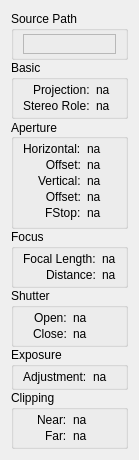
<?xml version="1.0" encoding="UTF-8"?>
<ui version="4.0">
 <class>UsdCameraObjectRollup</class>
 <widget class="QWidget" name="UsdCameraObjectRollup">
  <property name="geometry">
   <rect>
    <x>0</x>
    <y>0</y>
    <width>128</width>
    <height>449</height>
   </rect>
  </property>
  <property name="windowTitle">
   <string>Usd Camera</string>
  </property>
  <layout class="QGridLayout" name="gridLayout">
   <property name="verticalSpacing">
    <number>0</number>
   </property>
   <item row="8" column="0">
    <widget class="QGroupBox" name="groupBox_5">
     <property name="title">
      <string>Exposure</string>
     </property>
     <property name="flat">
      <bool>true</bool>
     </property>
     <layout class="QGridLayout" name="gridLayout_5">
      <property name="topMargin">
       <number>3</number>
      </property>
      <property name="bottomMargin">
       <number>3</number>
      </property>
      <property name="verticalSpacing">
       <number>2</number>
      </property>
      <item row="0" column="1">
       <widget class="QLabel" name="ExposureValue">
        <property name="text">
         <string>na</string>
        </property>
       </widget>
      </item>
      <item row="0" column="0" alignment="Qt::AlignRight">
       <widget class="QLabel" name="Exposure">
        <property name="text">
         <string>Adjustment:</string>
        </property>
       </widget>
      </item>
     </layout>
    </widget>
   </item>
   <item row="7" column="0">
    <widget class="QGroupBox" name="groupBox_2">
     <property name="title">
      <string>Shutter</string>
     </property>
     <property name="flat">
      <bool>true</bool>
     </property>
     <layout class="QGridLayout" name="gridLayout_4">
      <property name="topMargin">
       <number>3</number>
      </property>
      <property name="bottomMargin">
       <number>3</number>
      </property>
      <property name="verticalSpacing">
       <number>2</number>
      </property>
      <item row="0" column="0" alignment="Qt::AlignRight">
       <widget class="QLabel" name="ShutterOpen">
        <property name="text">
         <string>Open:</string>
        </property>
       </widget>
      </item>
      <item row="0" column="1">
       <widget class="QLabel" name="ShutterOpenValue">
        <property name="text">
         <string>na</string>
        </property>
       </widget>
      </item>
      <item row="1" column="0" alignment="Qt::AlignRight">
       <widget class="QLabel" name="ShutterClose">
        <property name="text">
         <string>Close:</string>
        </property>
       </widget>
      </item>
      <item row="1" column="1">
       <widget class="QLabel" name="ShutterCloseValue">
        <property name="text">
         <string>na</string>
        </property>
       </widget>
      </item>
     </layout>
    </widget>
   </item>
   <item row="1" column="0">
    <widget class="QGroupBox" name="BasicGroup">
     <property name="title">
      <string>Basic</string>
     </property>
     <property name="flat">
      <bool>true</bool>
     </property>
     <layout class="QGridLayout" name="gridLayout_7">
      <property name="topMargin">
       <number>3</number>
      </property>
      <property name="bottomMargin">
       <number>3</number>
      </property>
      <property name="verticalSpacing">
       <number>2</number>
      </property>
      <item row="0" column="0" alignment="Qt::AlignRight">
       <widget class="QLabel" name="Projection">
        <property name="frameShape">
         <enum>QFrame::NoFrame</enum>
        </property>
        <property name="text">
         <string>Projection:</string>
        </property>
       </widget>
      </item>
      <item row="0" column="1">
       <widget class="QLabel" name="ProjectionValue">
        <property name="text">
         <string>na</string>
        </property>
       </widget>
      </item>
      <item row="1" column="0" alignment="Qt::AlignRight">
       <widget class="QLabel" name="StereoRole">
        <property name="text">
         <string>Stereo Role:</string>
        </property>
       </widget>
      </item>
      <item row="1" column="1">
       <widget class="QLabel" name="StereoRoleValue">
        <property name="text">
         <string>na</string>
        </property>
       </widget>
      </item>
     </layout>
    </widget>
   </item>
   <item row="5" column="0">
    <widget class="QGroupBox" name="groupBox">
     <property name="title">
      <string>Aperture</string>
     </property>
     <property name="alignment">
      <set>Qt::AlignLeading|Qt::AlignLeft|Qt::AlignVCenter</set>
     </property>
     <property name="flat">
      <bool>true</bool>
     </property>
     <layout class="QGridLayout" name="gridLayout_2">
      <property name="topMargin">
       <number>3</number>
      </property>
      <property name="bottomMargin">
       <number>6</number>
      </property>
      <property name="verticalSpacing">
       <number>2</number>
      </property>
      <item row="0" column="0" alignment="Qt::AlignRight">
       <widget class="QLabel" name="HorizontalAperture">
        <property name="text">
         <string>Horizontal:</string>
        </property>
       </widget>
      </item>
      <item row="0" column="1">
       <widget class="QLabel" name="HorizontalApertureValue">
        <property name="text">
         <string>na</string>
        </property>
       </widget>
      </item>
      <item row="1" column="0" alignment="Qt::AlignRight">
       <widget class="QLabel" name="HorizontalApertureOffset">
        <property name="text">
         <string>Offset:</string>
        </property>
        <property name="alignment">
         <set>Qt::AlignRight|Qt::AlignTrailing|Qt::AlignVCenter</set>
        </property>
       </widget>
      </item>
      <item row="1" column="1">
       <widget class="QLabel" name="HorizontalApertureOffsetValue">
        <property name="text">
         <string>na</string>
        </property>
       </widget>
      </item>
      <item row="2" column="0" alignment="Qt::AlignRight">
       <widget class="QLabel" name="VerticalAperture">
        <property name="text">
         <string>Vertical:</string>
        </property>
       </widget>
      </item>
      <item row="2" column="1">
       <widget class="QLabel" name="VerticalApertureValue">
        <property name="text">
         <string>na</string>
        </property>
       </widget>
      </item>
      <item row="3" column="0" alignment="Qt::AlignRight">
       <widget class="QLabel" name="VerticalApertureOffset">
        <property name="text">
         <string>Offset:</string>
        </property>
        <property name="alignment">
         <set>Qt::AlignRight|Qt::AlignTrailing|Qt::AlignVCenter</set>
        </property>
       </widget>
      </item>
      <item row="3" column="1">
       <widget class="QLabel" name="VerticalApertureOffsetValue">
        <property name="text">
         <string>na</string>
        </property>
       </widget>
      </item>
      <item row="4" column="0" alignment="Qt::AlignRight">
       <widget class="QLabel" name="FStop">
        <property name="text">
         <string>FStop:</string>
        </property>
       </widget>
      </item>
      <item row="4" column="1">
       <widget class="QLabel" name="FStopValue">
        <property name="text">
         <string>na</string>
        </property>
       </widget>
      </item>
     </layout>
    </widget>
   </item>
   <item row="9" column="0">
    <widget class="QGroupBox" name="groupBox_4">
     <property name="title">
      <string>Clipping</string>
     </property>
     <property name="flat">
      <bool>true</bool>
     </property>
     <layout class="QGridLayout" name="gridLayout_6">
      <property name="topMargin">
       <number>3</number>
      </property>
      <property name="bottomMargin">
       <number>3</number>
      </property>
      <property name="verticalSpacing">
       <number>2</number>
      </property>
      <item row="0" column="0" alignment="Qt::AlignRight">
       <widget class="QLabel" name="ClippingNearLabel">
        <property name="text">
         <string>Near:</string>
        </property>
       </widget>
      </item>
      <item row="0" column="1">
       <widget class="QLabel" name="ClippingNearValue">
        <property name="text">
         <string>na</string>
        </property>
       </widget>
      </item>
      <item row="1" column="0" alignment="Qt::AlignRight">
       <widget class="QLabel" name="ClippingFarLabel">
        <property name="text">
         <string>Far:</string>
        </property>
       </widget>
      </item>
      <item row="1" column="1">
       <widget class="QLabel" name="ClippingFarValue">
        <property name="text">
         <string>na</string>
        </property>
       </widget>
      </item>
     </layout>
    </widget>
   </item>
   <item row="0" column="0">
    <widget class="QGroupBox" name="groupBox_6">
     <property name="title">
      <string>Source Path</string>
     </property>
     <property name="flat">
      <bool>true</bool>
     </property>
     <layout class="QVBoxLayout" name="verticalLayout">
      <property name="spacing">
       <number>2</number>
      </property>
      <property name="topMargin">
       <number>3</number>
      </property>
      <property name="bottomMargin">
       <number>3</number>
      </property>
      <item>
       <widget class="ElidedLabel" name="PathLabel">
        <property name="frameShape">
         <enum>QFrame::StyledPanel</enum>
        </property>
        <property name="frameShadow">
         <enum>QFrame::Raised</enum>
        </property>
        <layout class="QVBoxLayout" name="verticalLayout_2"/>
       </widget>
      </item>
     </layout>
    </widget>
   </item>
   <item row="6" column="0">
    <widget class="QGroupBox" name="groupBox_3">
     <property name="title">
      <string>Focus</string>
     </property>
     <property name="flat">
      <bool>true</bool>
     </property>
     <layout class="QGridLayout" name="gridLayout_3">
      <property name="topMargin">
       <number>3</number>
      </property>
      <property name="bottomMargin">
       <number>3</number>
      </property>
      <property name="verticalSpacing">
       <number>2</number>
      </property>
      <item row="0" column="0" alignment="Qt::AlignRight">
       <widget class="QLabel" name="FocalLength">
        <property name="text">
         <string>Focal Length:</string>
        </property>
       </widget>
      </item>
      <item row="0" column="1">
       <widget class="QLabel" name="FocalLengthValue">
        <property name="text">
         <string>na</string>
        </property>
       </widget>
      </item>
      <item row="1" column="0" alignment="Qt::AlignRight">
       <widget class="QLabel" name="FocusDistance">
        <property name="text">
         <string>Distance:</string>
        </property>
       </widget>
      </item>
      <item row="1" column="1">
       <widget class="QLabel" name="FocusDistanceValue">
        <property name="text">
         <string>na</string>
        </property>
       </widget>
      </item>
     </layout>
    </widget>
   </item>
  </layout>
 </widget>
 <customwidgets>
  <customwidget>
   <class>ElidedLabel</class>
   <extends>QFrame</extends>
   <header location="global">MaxUsd/Widgets/ElidedLabel.h</header>
  </customwidget>
 </customwidgets> 
 <resources/>
 <connections/>
</ui>
